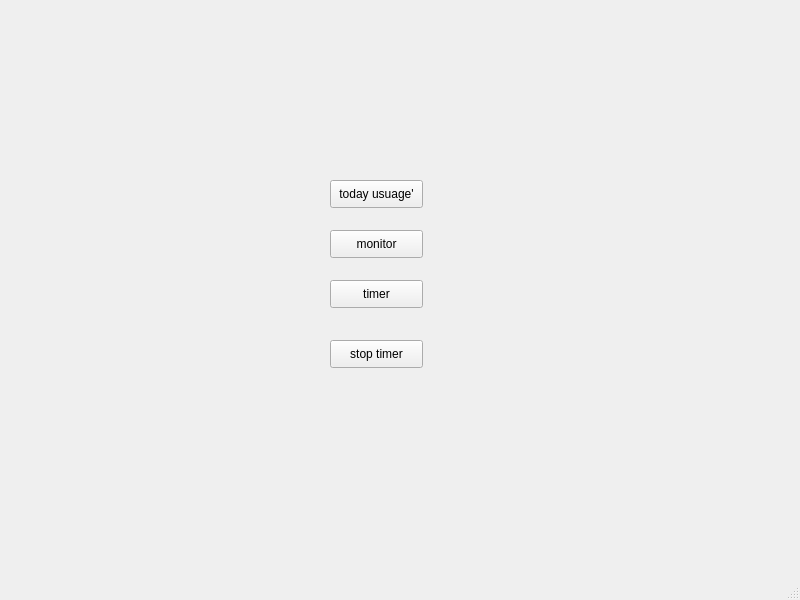
<?xml version="1.0" encoding="UTF-8"?>
<ui version="4.0">
 <class>MainWindow</class>
 <widget class="QMainWindow" name="MainWindow">
  <property name="geometry">
   <rect>
    <x>0</x>
    <y>0</y>
    <width>800</width>
    <height>600</height>
   </rect>
  </property>
  <property name="windowTitle">
   <string>MainWindow</string>
  </property>
  <widget class="QWidget" name="centralwidget">
   <widget class="QPushButton" name="monitorButton">
    <property name="geometry">
     <rect>
      <x>330</x>
      <y>230</y>
      <width>93</width>
      <height>28</height>
     </rect>
    </property>
    <property name="text">
     <string>monitor</string>
    </property>
   </widget>
   <widget class="QPushButton" name="breakStartButton">
    <property name="geometry">
     <rect>
      <x>330</x>
      <y>280</y>
      <width>93</width>
      <height>28</height>
     </rect>
    </property>
    <property name="text">
     <string>timer</string>
    </property>
   </widget>
   <widget class="QPushButton" name="breakStopButton">
    <property name="geometry">
     <rect>
      <x>330</x>
      <y>340</y>
      <width>93</width>
      <height>28</height>
     </rect>
    </property>
    <property name="text">
     <string>stop timer</string>
    </property>
   </widget>
   <widget class="QPushButton" name="usageButton">
    <property name="geometry">
     <rect>
      <x>330</x>
      <y>180</y>
      <width>93</width>
      <height>28</height>
     </rect>
    </property>
    <property name="text">
     <string>today usuage'</string>
    </property>
   </widget>
  </widget>
  <widget class="QMenuBar" name="menubar">
   <property name="geometry">
    <rect>
     <x>0</x>
     <y>0</y>
     <width>800</width>
     <height>26</height>
    </rect>
   </property>
  </widget>
  <widget class="QStatusBar" name="statusbar"/>
 </widget>
 <resources/>
 <connections/>
</ui>
